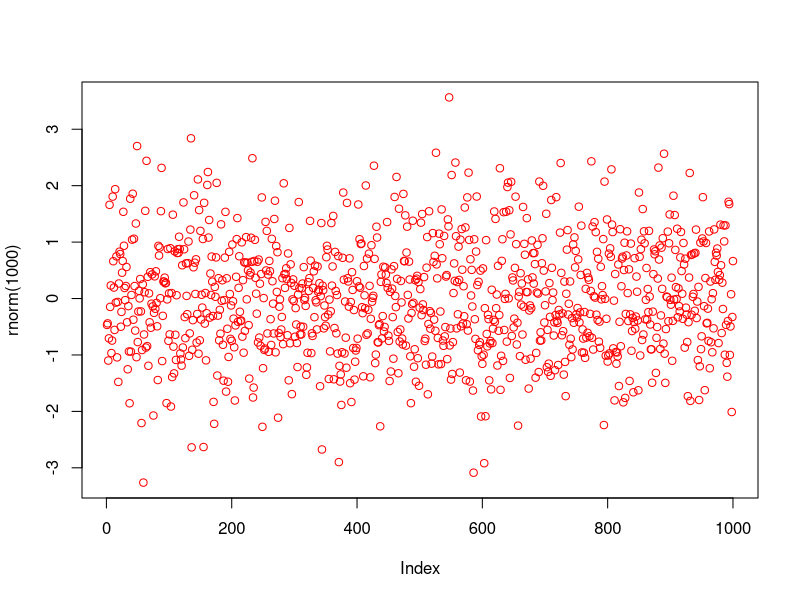
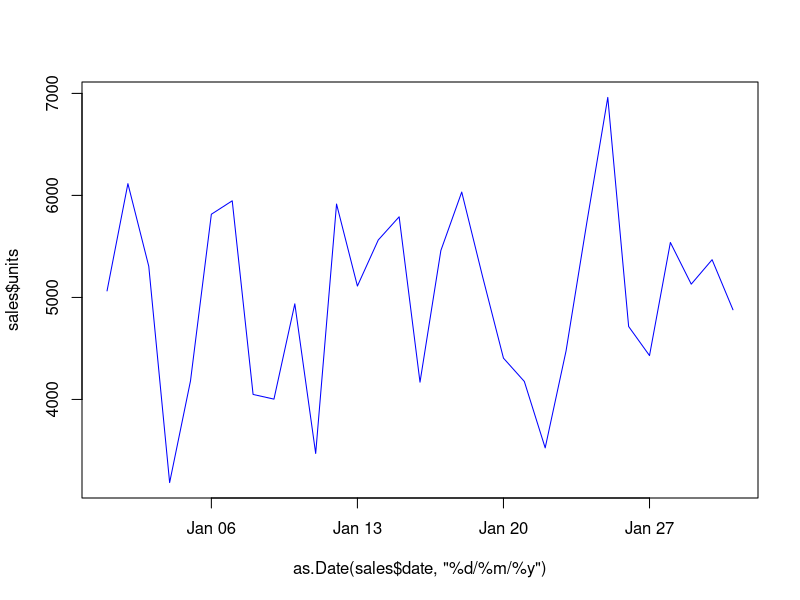
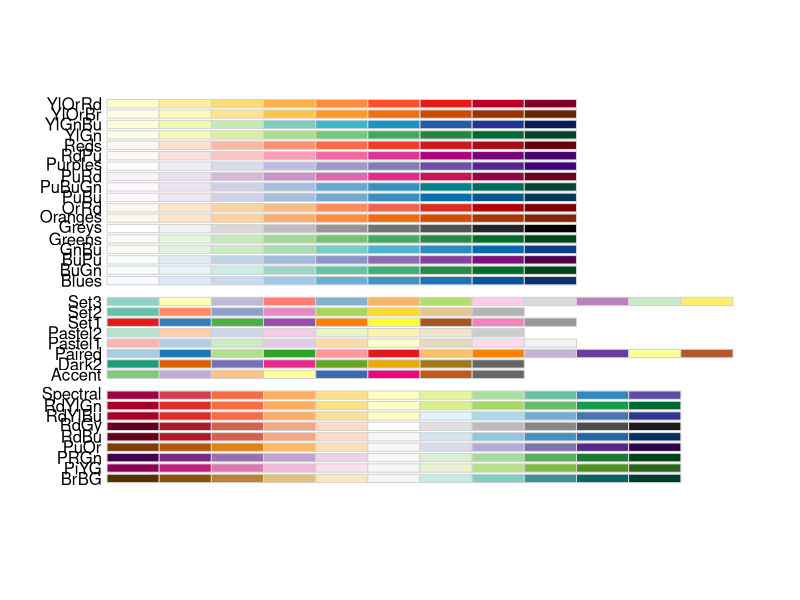
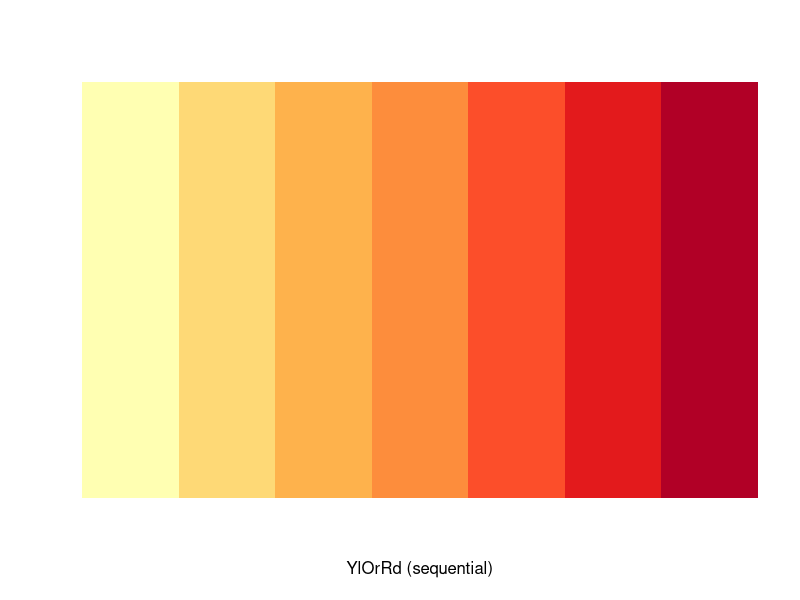
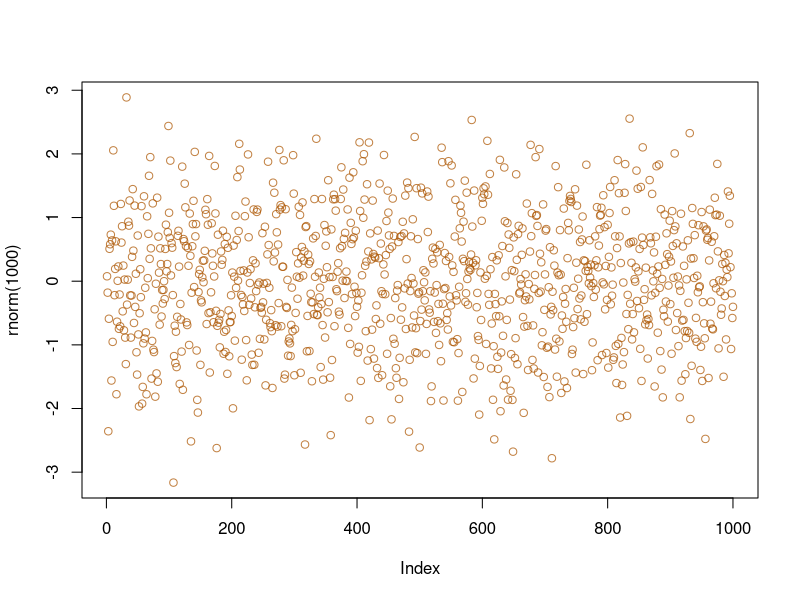
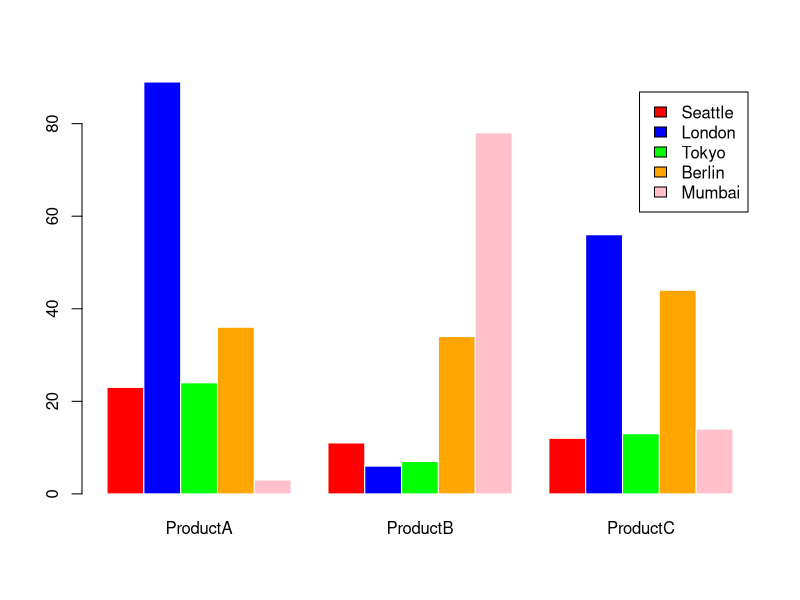
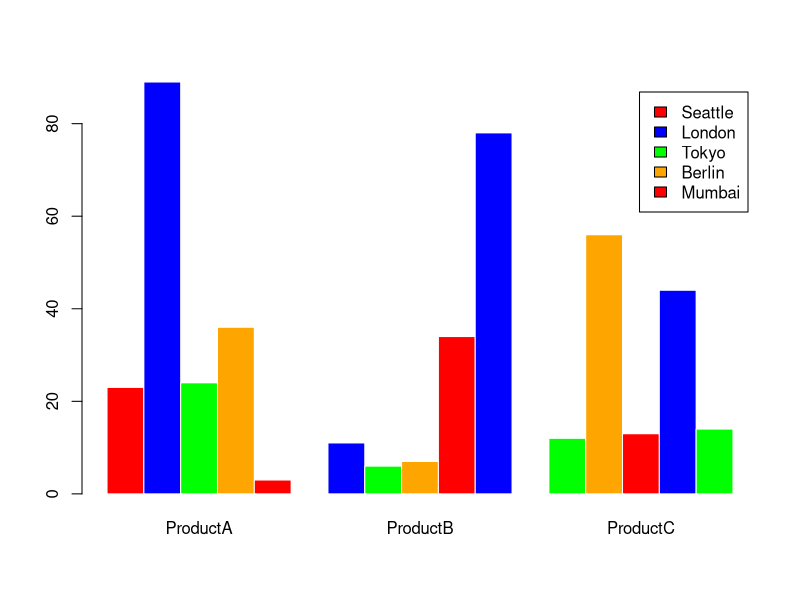
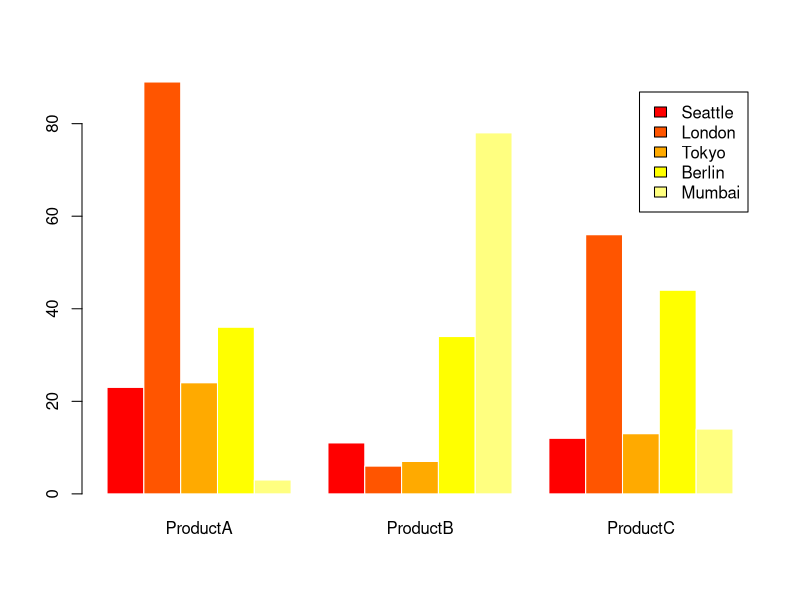

Write the R code that produced these figures, in order.
# 数据展现，制图的各种参数

# 1. 设置图形要素颜色
plot(rnorm(1000), col = "red")
sales = read.csv("dailysales.csv", header = TRUE)
plot(sales$units~as.Date(sales$date,"%d/%m/%y"),
     type = "l",
     col  = "blue")
## 颜色的表达
colors()       # 可使用颜色名的所有颜色
heat.colors(5) # 热力图颜色表示
## 使用直观的调色板控制包RColorBrewer
## install.packages("RColorBrewer")
library(RColorBrewer)
display.brewer.all()
brewer.pal(7, "YlOrRd")
display.brewer.pal(7, "YlOrRd")
palette() # 调色板颜色
plot(rnorm(1000), col = "#AC5500BB") # 十六进制表示的颜色

sales = read.csv("citysales.csv", header = TRUE)
barplot(as.matrix(sales[,2:4]), beside = T,
        legend = sales$City,
        col    = c("red","blue","green","orange","pink"),
        border = "white")
barplot(as.matrix(sales[,2:4]), beside = T,
        legend = sales$City,
        col    = c("red","blue","green","orange"),
        border = "white")
## heat.colors()
barplot(as.matrix(sales[,2:4]), beside = T,
        legend = sales$City,
        col    = heat.colors(length(sales$City)),
        border = "white")
## rainbow()
barplot(as.matrix(sales[,2:4]), beside = T,
        legend = sales$City,
        col    = rainbow(length(sales$City)),
        border = "white")
## terrain.colors()
barplot(as.matrix(sales[,2:4]), beside = T,
        legend = sales$City,
        col    = terrain.colors(length(sales$City)),
        border = "white")
## cm.colors()
barplot(as.matrix(sales[,2:4]), beside = T,
        legend = sales$City,
        col    = cm.colors(length(sales$City)),
        border = "white")
## topo.colors()
barplot(as.matrix(sales[,2:4]), beside = T,
        legend = sales$City,
        col    = topo.colors(length(sales$City)),
        border = "white")

# 2. 设置坐标系的背景颜色
par(bg = "gray")
plot(rnorm(100))
plot(rnorm(1000),type = "n")
x = par("usr")
rect(x[1],x[3],x[2],x[4],col = "lightgray")
points(rnorm(1000))


# 3. 设置标题、坐标轴标号颜色
par(bg = "white")
plot(rnorm(100), 
     main = "Plot Title",
     col.axis = "blue",
     col.lab  = "red",
     col.main = "darkblue")
## 统一进行设置
## par()的作用直至下一条par()设置命令
## 或者重新开一个图形设备
par(col.axis = "black",
    col.lab  = "#444444",
    col.main = "darkblue")
plot(rnorm(100),main = "plot")
title("Sales Figures for 2010", col.main = "blue")
title(xlab = "Month",ylab = "Sales",col.lab = "red")
title(xlab = "X axis",col.lab = "red")
title(ylab = "Y axis",col.lab = "blue")

# 5. 字体设置
par(family = "serif",font = 2)
names(pdfFonts())

# 6. 设置散点的样式
rain = read.csv("cityrain.csv")
plot(rnorm(100),pch = 19,cex = 2)
plot(rain$Tokyo,
     ylim = c(0,250),
     main = "Monthly Rainfall in major cities",
     xlab = "Month of Year",
     ylab = "Rainfall (mm)",
     pch  = 1)
points(rain$NewYork,pch = 2)
points(rain$London, pch = 3)
points(rain$Berlin, pch = 4)
legend("top",
       legend = c("Tokyo","New York","London","Berlin"),
       ncol = 4,
       cex  = 0.8,
       bty  = "n",
       pch  = 1:4)

# 7. 设置线形与宽度
rain = read.csv("cityrain.csv")
plot(rain$Tokyo,
     ylim = c(0,250),
     main = "Monthly Rainfall in major cities",
     xlab = "Month of Year",
     ylab = "Rainfall (mm)",
     type = "l",
     lty  = 1,
     lwd  = 2)
lines(rain$NewYork,lty = 2,lwd = 2) 
lines(rain$London, lty = 3,lwd = 2)
lines(rain$Berlin, lty = 4,lwd = 2)
legend("top",
       legend = c("Tokyo","New York","London","Berlin"),
       ncol = 4,
       cex  = 0.8,
       bty  = "n",
       lty  = 1:4,
       lwd  = 2)

# 8. 设置参数控制坐标系的风格
par(bty = "l")
plot(rnorm(100))
par(bty = "7")
plot(rnorm(100))
par(bty = "c")
plot(rnorm(100))
par(bty = "u")
plot(rnorm(100))
## box函数
par(oma = c(1,1,1,1))
plot(rnorm(100),bty = "l")
box(which = "figure")

# 9. 设置坐标轴刻度
plot(rnorm(100),xaxp = c(0,100,10))

# 10. las设置刻度数字的方向
par(las = 3)
plot(rnorm(100),xaxp = c(0,100,10))
par(las = 2)
plot(rnorm(100),xaxp = c(0,100,10))
par(las = 1)
plot(rnorm(100),xaxp = c(0,100,10))

# 11. 设置画图区域大小及控制边缘
par(fin = c(5,5),
    pin = c(3,3))
par(mai = c(1,1,1,1), 
    omi = c(0.1,0.1,0.1,0.1))
plot(rnorm(100),xaxp = c(0,100,10))


